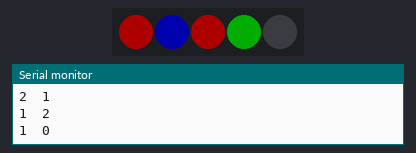
The sketch below on a simulated Arduino Uno, built with avr-gcc and run on an emulated ATmega328P. Parts: 5 RGB LEDs in strip order, left to right, the last lines printed to the serial monitor. Dim RGB values are drawn brighter than linear; the local clock reads 2024-03-15 10:24:30 at power-on unless the sketch sets it.

Above: at 0.3 s.
At 30.4 s:
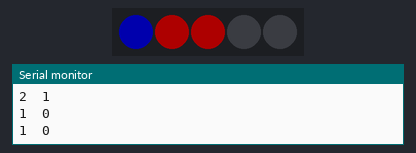
Timing chart, 0 to 31.9 s (numbered marks = the images above):
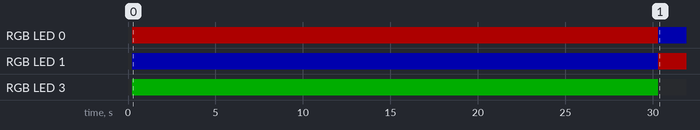

The sketch:

fibClockNeoPixel.ino
```cpp
//*****************************************************************************
// fibClock.ino - Code for Fibonacci clock operation
//*****************************************************************************
//Connections -
//DS1307 : Vcc- 5V ,GND- GND, SDA- A5, SCL- A4
//NeoPixels : Vcc- 5V, GND- GND, DIN- Digital Pin 6

#include <Wire.h>
#include <TimeLib.h>
#include <DS1307RTC.h>
#include <Adafruit_NeoPixel.h>

// Which pin on the Arduino is connected to the NeoPixels?
#define PIN            6

// How many NeoPixels are attached to the Arduino?
#define NUM_OF_FIB_PIXELS      5
#define BRIGHTNESS 50

#define NONE 0
#define HOURS 1
#define MINUTES 2
#define BOTH 3


// Parameter 1 = number of pixels in strip
// Parameter 2 = Arduino pin number (most are valid)
// Parameter 3 = pixel type flags, add together as needed:
//   NEO_KHZ800  800 KHz bitstream (most NeoPixel products w/WS2812 LEDs)
//   NEO_KHZ400  400 KHz (classic 'v1' (not v2) FLORA pixels, WS2811 drivers)
//   NEO_GRB     Pixels are wired for GRB bitstream (most NeoPixel products)
//   NEO_RGB     Pixels are wired for RGB bitstream (v1 FLORA pixels, not v2)
//   NEO_RGBW    Pixels are wired for RGBW bitstream (NeoPixel RGBW products)
Adafruit_NeoPixel fibLEDs = Adafruit_NeoPixel(5, PIN, NEO_GRB + NEO_KHZ800);

int fibNumArray[5] = {5, 3, 2, 1, 1};
int fibFlagArray[5] = {0, 0, 0, 0, 0};
int hour_counter =  0;
int minute_counter = 0;

//********************************************************
//
// This initializes the flags of fibonacci array to zero
//
//********************************************************
void initFibFlagArray()
{
  int index = 0;
  for (index = 0; index < 5; index++){
    fibFlagArray[index] = NONE;
  }
}

/**
  * This function converts the given 'number' (0-11) into its fibonacci series representation
  * and updates the array 'fibFlagArray'
  *
  * 'unit' - This parameter is used to update the flag in the structure
  *        - unit == 1 => for hours
  *        - unit == 2 => for minutes
 **/
void convertNumberToFibFlagArray(int number, int unit)
{
  int index = 0;
  int sum = 0;

  while(index < 5){
    sum += fibNumArray[index];

    if(sum > number){
      sum -= fibNumArray[index];
    }
    else if(sum == number){
      fibFlagArray[index] += unit;
      break;
    }
    else{
      fibFlagArray[index] += unit;
    }
    index++;
  }
  return;
}

//*****************************************************************************
//
// The function to update the LED pins based on the values of fibFlagArray
//
//*****************************************************************************
void updateFibLEDs(void)
{
  int index = 0;

  for(index = 0; index < 5; index++){
    Serial.print(fibNumArray[index]);
    Serial.print("\t");
    Serial.print(fibFlagArray[index]);
    Serial.println("");
    switch(fibFlagArray[index]){

    case NONE :
          fibLEDs.setPixelColor(index, 0);
          break;
    case HOURS :
          fibLEDs.setPixelColor(index, fibLEDs.Color(BRIGHTNESS, 0, 0));
          break;
    case MINUTES :
          fibLEDs.setPixelColor(index, fibLEDs.Color(0, BRIGHTNESS, 0));
          break;
    case BOTH :
          fibLEDs.setPixelColor(index, fibLEDs.Color(0, 0, BRIGHTNESS));
          break;
    }
  }
  fibLEDs.show();
}

void setup() {
  // put your setup code here, to run once:
  Serial.begin(9600);
  while (!Serial) ; // wait for serial
  delay(200);

  hour_counter = 0;
  minute_counter = -5;

  fibLEDs.begin();
  fibLEDs.show(); // Initialize all pixels to 'off'
  Serial.println("-- LEDs Initialized --");
}

void loop() {
  tmElements_t tm;

  if (RTC.read(tm)) {
    Serial.print("Ok, Time = ");
    print2digits(tm.Hour);
    Serial.write(':');
    print2digits(tm.Minute);
    Serial.write(':');
    print2digits(tm.Second);
    Serial.print(", Date (D/M/Y) = ");
    Serial.print(tm.Day);
    Serial.write('/');
    Serial.print(tm.Month);
    Serial.write('/');
    Serial.print(tmYearToCalendar(tm.Year));
    Serial.println();

    if(abs(tm.Minute - minute_counter) >= 5){
      initFibFlagArray();

      if(tm.Hour == 0){
        convertNumberToFibFlagArray(12 , 1);
      }
      else if(tm.Hour > 12 ){
        convertNumberToFibFlagArray(tm.Hour - 12 , 1);
      }
      else {
        convertNumberToFibFlagArray(tm.Hour, 1);
      }

      convertNumberToFibFlagArray(tm.Minute/5, 2);
      updateFibLEDs();

      minute_counter = (tm.Minute/5) * 5;
    }
  } else {
    if (RTC.chipPresent()) {
      Serial.println("The DS1307 is stopped.  Please run the SetTime");
      Serial.println("example to initialize the time and begin running.");
      Serial.println();
    } else {
      Serial.println("DS1307 read error!  Please check the circuitry.");
      Serial.println();
    }
    delay(9000);
  }
  delay(1000);
}

void print2digits(int number) {
  if (number >= 0 && number < 10) {
    Serial.write('0');
  }
  Serial.print(number);
}
```

Measured:
- by itself, RGB LED 0: off → RGB(50, 0, 0) at 0.23 s, → RGB(0, 0, 50) 30.1 s later
- by itself, RGB LED 1: off → RGB(0, 0, 50) at 0.23 s, → RGB(50, 0, 0) 30.1 s later
- by itself, RGB LED 3: off → RGB(0, 50, 0) at 0.23 s, → off 30.1 s later
- what the display in image 0 shows lasts 30.1 s, from 0.2 s to 30.3 s
